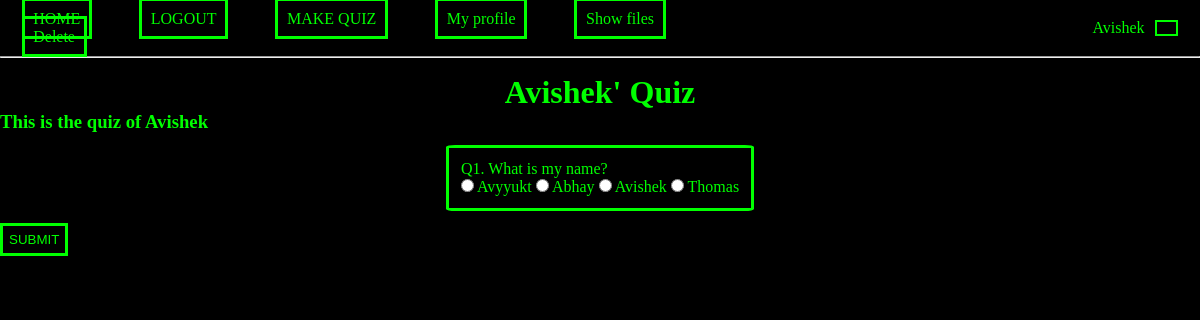
Screenshot of /quiz_taker/1 (signed in) with the database file from the repository.
### website/models.py (models this page shows)
class User(db.Model,UserMixin):
    __tablename__ = 'users'
    id = db.Column(db.Integer, primary_key=True)
    first_name = db.Column(db.String)
    email = db.Column(db.String, unique = True)
    password = db.Column(db.String)

class Quiz(db.Model):
    __tablename__ = 'quizzes'
    quiz_id = db.Column(db.Integer, primary_key=True)
    user_id = db.Column(db.Integer, db.ForeignKey('users.id'))
    quiz_title = db.Column(db.String)
    quiz_description = db.Column(db.String)
    user = db.relationship("User")

class Question(db.Model):
    __tablename__ = 'questions'
    question_id = db.Column(db.Integer, primary_key=True)
    quiz_id = db.Column(db.Integer, db.ForeignKey('quizzes.quiz_id'))
    question_text = db.Column(db.String)
    quiz = db.relationship("Quiz")

class Option(db.Model):
    __tablename__ = 'options'
    option_id = db.Column(db.Integer, primary_key=True)
    question_id = db.Column(db.Integer, db.ForeignKey('questions.question_id'))
    option_text = db.Column(db.String)
    is_correct = db.Column(db.Boolean)
    question = db.relationship("Question")

### website/views.py (the view, shortened to what this page needs)
@views.route('/quiz_taker/<quizz_id>', methods = ['GET' , 'POST'])
@login_required
def take_quiz(quizz_id):
    quiz_query = Quiz.query.filter(Quiz.quiz_id == quizz_id).first()
    question_query = Question.query.filter(Question.quiz_id == quizz_id).all()
    option_query = []
    score = 0
    for x in question_query:
        option  = Option.query.filter(Option.question_id == x.question_id).all()
        random.shuffle(option)
        option_query.append(option)
    return render_template("quiz_taker.html",user = current_user, quiz_query= quiz_query, question_query = question_query,option_query = option_query, user_score = score)

### website/__init__.py (called while the page is built)
def create_app():
    app = Flask(__name__)
    app.config['SECRET_KEY'] = 'delta_<3'
    app.config['SQLALCHEMY_DATABASE_URI'] = f'sqlite:///{DB_NAME}'
    db.init_app(app)
    from .views import views
    from .auth import auth
    app.register_blueprint(views, url_prefix = '/')
    app.register_blueprint(auth, url_prefix = '/')
    from .models import User
    with app.app_context():
        db.create_all()
    login_manager = LoginManager()
    login_manager.login_view = 'auth.login'
    login_manager.init_app(app)
    @login_manager.user_loader
    def load_user(id):
        return User.query.get(int(id))
    return app

### website/templates/quiz_taker.html (shortened to what this page needs)
{%extends "base.html"%}
{%block head%}
<link rel="stylesheet" href= "{{ url_for('static',filename='styles/quiz_taker.css') }}">
{%endblock%}
{%block content%}
<h1 align = "center">{{quiz_query.quiz_title}}</h1>
<h3> {{quiz_query.quiz_description}} </h3>
<form method="post" class="form">
<div class="ques_container">
{% for i in range(question_query|length) %}
    {% set question = question_query[i] %}
    <div class="question_box">
        <label class="question">
        Q{{i+1}}.
        {{ question.question_text }}?
        </label>
        <br>
        {% for x in option_query[i] %}
            <input type="radio" class="option" name="{{i+1}}" value="{{ x.option_text }}"/>
            <label for="text"> {{ x.option_text }}</label>
        {% endfor %}
    </div>
{% endfor %}
</div>
<button type="submit" class="sbmt_btn">SUBMIT</button>
</form>
{%endblock%}

### website/templates/base.html (shortened to what this page needs)
  <!DOCTYPE html>
<html lang="en">
  <head>
    <link rel="stylesheet" href= "{{ url_for('static',filename='styles/base.css') }}">
    {%block head%}
    {%endblock%}
  </head>
  <body>
        <nav class="navbar" id="navbar">
            <div class="link_container">
              <p>
              {% if user.is_authenticated %}
              <a class="nav-item nav-link" id="home" href="/">HOME</a>
              <a class="nav-item nav-link" id="logout" href="/logout">LOGOUT</a>
              <a class="nav-item" id="quizmaker" href="/quizmaker">MAKE QUIZ</a>
              <a class="nav-item nav-link" id="profile" href="/profile/my_profile">My profile</a>
                {%else%}
                <a class="nav-item nav-link" id="login" href="/login">LOGIN</a>
                <a class="nav-item nav-link" id="signUp" href="/sign-up">Sign Up</a>
                {%endif%}
                <a class="nav-item nav-link" id="test" href="/test">Show files</a>
                <a class="nav-item nav-link" id="delete" href="/delete">Delete</a>
              </p>
            </div>
            <div class="user_profile">
              <span id="profile_name">{{user.first_name}}</span>
              <button id="profile_btn"></button>
            </div>
        </nav>
        <hr style="margin-bottom: 2vh;"/>
    <div class="container">
    {% block content%}
    {%endblock%}
    </div>
  </body>
</html>

### website/static/styles/base.css (style rules this page uses)
* { margin: 0; padding: 0; color: rgb(0, 255, 0); }
body { background-color: rgb(0, 0, 0); background-repeat: no-repeat; background-size: cover; }
.navbar { background-color: rgb(0, 0, 0); height: 7vh; display: flex; flex-direction: row; justify-content: space-between; align-items: center; }
.link_container { width: 60%; }
.nav-item { margin:3%; padding: 1.2%; height: ; border: solid rgb(0, 255, 0); }
a { text-decoration: none; }
.user_profile { width: 8vw; padding: 1%; display: flex; flex-direction: row; justify-content: space-between; align-items: center; }
#profile_name { margin: 0.5%; }
#profile_btn { height: 2vh; width: 2vw; margin: 10%; background-color: black; border: 0.2em solid rgb(0, 255, 0); }

### website/static/styles/quiz_taker.css (style rules this page uses)
* { margin: 0; padding: 0; }
.question_box { border: solid rgb(0, 255, 0); border-radius: 3%; height: max-content; width: max-content; margin: 1%; padding: 1%; }
.ques_container { display: flex; flex-direction: column; align-items: center; }
.sbmt_btn { height: fit-content; width: fit-content; padding: 0.5%; background-color: black; border: solid rgb(0, 255, 0); align-content: center; align-self: center; cursor: pointer; }

### rows the page displays
User: first_name "Avishek"
Quiz: quiz_title "Avishek' Quiz", quiz_description "This is the quiz of Avishek"
Question: question_text "What is my name"
Option: option_text "Avyyukt"
Option: option_text "Abhay"
Option: option_text "Avishek"
Option: option_text "Thomas"

### other values shown
{{ i+1 }} "1"
